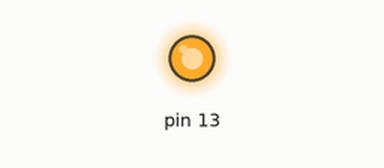
Bench run of a sketch on a simulated Arduino Uno, built with avr-gcc and run on an emulated ATmega328P. Shown: output pins drawn as LEDs (lit = HIGH).

Above: at 0.2 s.
At 24.0 s:
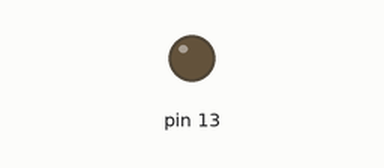
Timing chart, 0 to 32.5 s (numbered marks = the images above):
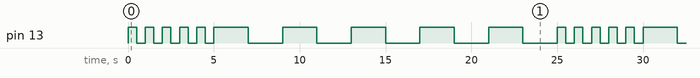

The sketch:

fast_slow_blink.ino
```cpp
//alternating between fast blinks and slow blinks. The LED should blink 5 times, once every half second, and then it should blink 5 more times, once every two seconds.
void setup() {
  // initialize pin 13
  pinMode(13,OUTPUT);
}

void loop() {
  for (int i=0;i<5;++i){      //blink 5 times fast.
    digitalWrite(13,HIGH);
    delay(500);
    digitalWrite(13,LOW);
    delay(500);
  }
  for (int i=0;i<5;++i){      //blink 5 times slow.
    digitalWrite(13,HIGH);
    delay(2000);
    digitalWrite(13,LOW);
    delay(2000);
  }
}
```

Measured:
- by itself, pin 13: repeats every 25.0 s: 4 × (LOW 0.50 s, HIGH 0.50 s), LOW 0.50 s, 5 × (HIGH 2.0 s, LOW 2.0 s), HIGH 0.50 s
- by itself, everything shown: repeats every 25.0 s, in 20 steps
